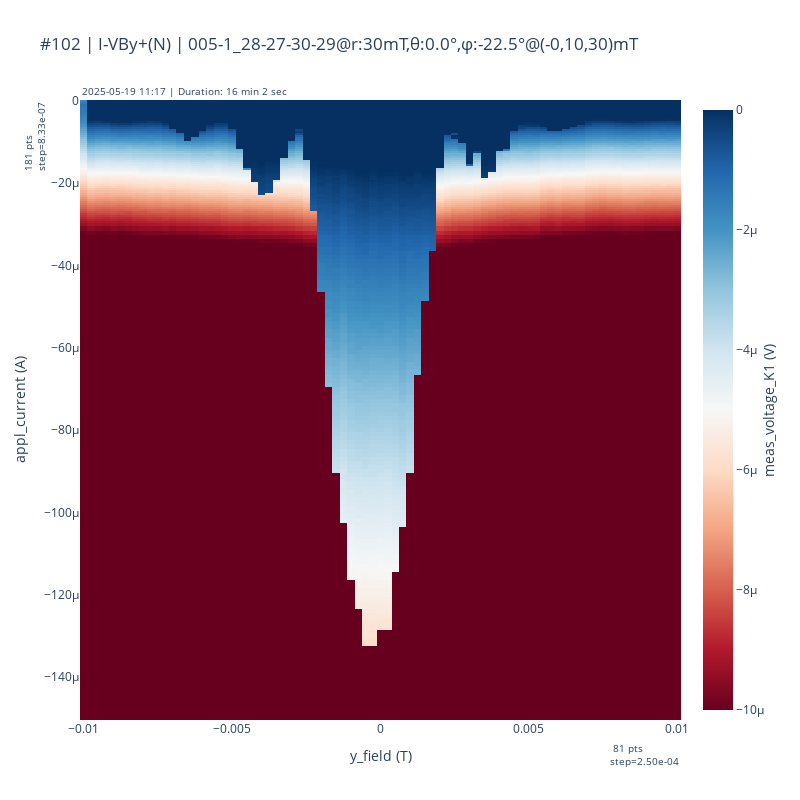
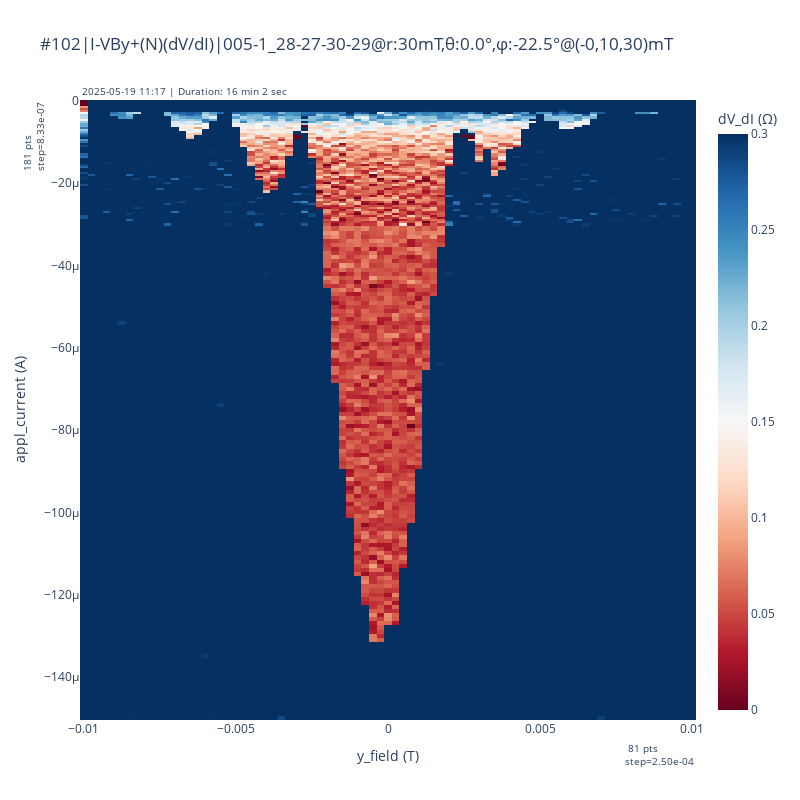
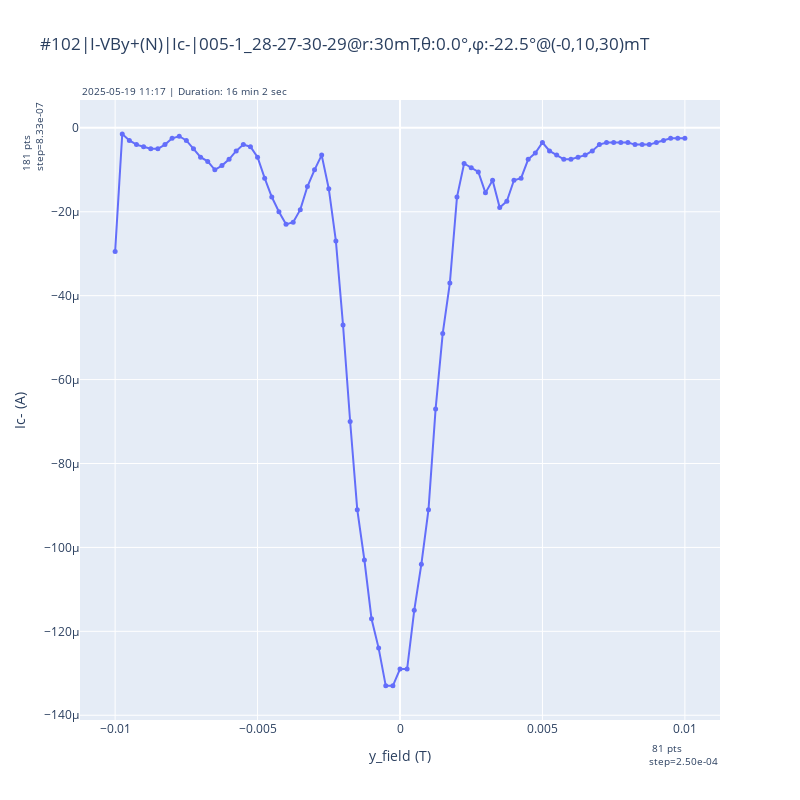

Notebook code cell kept with these figures, in order:
### Code cell
# range=[-0.05e-3, 0.05e-3]
fig1.data[0].update(zmin=-10e-6, zmax=0e-6)
# fig1.update_xaxes(range=range) 
fig1.show()
fig2.data[0].update(zmin=0, zmax=0.3)
# fig2.update_xaxes(range=range)
fig2.show()
# fig3.update_xaxes(range=range) 
# fig3.update_yaxes(range=[122e-6, 134e-6])
fig3.show()

### Figure 1 — Plotly figure (JSON) as saved in the notebook; plotly's stock layout.template omitted (floating-point values rounded to 4 significant figures; data arrays with more than 128 entries replaced by an {"elided": "..."} marker saying what was removed)
{"data": [{"colorbar": {"title": {"side": "right", "text": "meas_voltage_K1 (V)"}}, "colorscale": [[0, "rgb(103,0,31)"], [0.1, "rgb(178,24,43)"], [0.2, "rgb(214,96,77)"], [0.3, "rgb(244,165,130)"], [0.4, "rgb(253,219,199)"], [0.5, "rgb(247,247,247)"], [0.6, "rgb(209,229,240)"], [0.7, "rgb(146,197,222)"], [0.8, "rgb(67,147,195)"], [0.9, "rgb(33,102,172)"], [1, "rgb(5,48,97)"]], "type": "heatmap", "x": {"elided": "14661 float values"}, "y": {"elided": "14661 float values"}, "z": {"elided": "14661 float values"}, "zmax": 0, "zmin": -1e-05}], "layout": {"annotations": [{"font": {"size": 10}, "showarrow": false, "text": "2025-05-19 11:17 | Duration: 16 min 2 sec", "x": 0, "xanchor": "left", "xref": "paper", "y": 1, "yanchor": "bottom", "yref": "paper"}, {"font": {"size": 10}, "showarrow": false, "text": "81 pts           <br>step=2.50e-04", "x": 1, "xanchor": "right", "xref": "paper", "y": -0.03, "yanchor": "top", "yref": "paper"}, {"font": {"size": 10}, "showarrow": false, "text": "181 pts           <br>step=8.33e-07", "textangle": -90, "x": -0.05, "xanchor": "right", "xref": "paper", "y": 1, "yanchor": "top", "yref": "paper"}], "height": 800, "title": {"text": "#102 | I-VBy+(N) | 005-1_28-27-30-29@r:30mT,θ:0.0°,φ:-22.5°@(-0,10,30)mT"}, "width": 800, "xaxis": {"title": {"text": "y_field (T)"}}, "yaxis": {"title": {"text": "appl_current (A)"}}}}

### Figure 2 — Plotly figure (JSON) as saved in the notebook; plotly's stock layout.template omitted (floating-point values rounded to 4 significant figures; data arrays with more than 128 entries replaced by an {"elided": "..."} marker saying what was removed)
{"data": [{"colorbar": {"title": {"side": "top", "text": "dV_dI (Ω)"}}, "colorscale": [[0, "rgb(103,0,31)"], [0.1, "rgb(178,24,43)"], [0.2, "rgb(214,96,77)"], [0.3, "rgb(244,165,130)"], [0.4, "rgb(253,219,199)"], [0.5, "rgb(247,247,247)"], [0.6, "rgb(209,229,240)"], [0.7, "rgb(146,197,222)"], [0.8, "rgb(67,147,195)"], [0.9, "rgb(33,102,172)"], [1, "rgb(5,48,97)"]], "type": "heatmap", "x": {"elided": "14661 float values"}, "y": {"elided": "14661 float values"}, "z": {"elided": "14661 float values"}, "zmax": 0.3, "zmin": 0}], "layout": {"annotations": [{"font": {"size": 10}, "showarrow": false, "text": "2025-05-19 11:17 | Duration: 16 min 2 sec", "x": 0, "xanchor": "left", "xref": "paper", "y": 1, "yanchor": "bottom", "yref": "paper"}, {"font": {"size": 10}, "showarrow": false, "text": "81 pts           <br>step=2.50e-04", "x": 1, "xanchor": "right", "xref": "paper", "y": -0.03, "yanchor": "top", "yref": "paper"}, {"font": {"size": 10}, "showarrow": false, "text": "181 pts           <br>step=8.33e-07", "textangle": -90, "x": -0.05, "xanchor": "right", "xref": "paper", "y": 1, "yanchor": "top", "yref": "paper"}], "height": 800, "title": {"text": "#102|I-VBy+(N)(dV/dI)|005-1_28-27-30-29@r:30mT,θ:0.0°,φ:-22.5°@(-0,10,30)mT"}, "width": 800, "xaxis": {"title": {"text": "y_field (T)"}}, "yaxis": {"title": {"text": "appl_current (A)"}}}}

### Figure 3 — Plotly figure (JSON) as saved in the notebook; plotly's stock layout.template omitted (floating-point values rounded to 4 significant figures)
{"data": [{"line": {"width": 2}, "marker": {"size": 5}, "mode": "lines+markers", "name": "Ic-", "type": "scatter", "x": [-0.01, -0.00975, -0.0095, -0.00925, -0.009, -0.00875, -0.0085, -0.00825, -0.008, -0.00775, -0.0075, -0.00725, -0.007, -0.00675, -0.0065, -0.00625, -0.006, -0.00575, -0.0055, -0.00525, -0.005, -0.00475, -0.0045, -0.00425, -0.004, -0.00375, -0.0035, -0.00325, -0.003, -0.00275, -0.0025, -0.00225, -0.002, -0.00175, -0.0015, -0.00125, -0.001, -0.00075, -0.0005, -0.00025, 0.0, 0.00025, 0.0005, 0.00075, 0.001, 0.00125, 0.0015, 0.00175, 0.002, 0.00225, 0.0025, 0.00275, 0.003, 0.00325, 0.0035, 0.00375, 0.004, 0.00425, 0.0045, 0.00475, 0.005, 0.00525, 0.0055, 0.00575, 0.006, 0.00625, 0.0065, 0.00675, 0.007, 0.00725, 0.0075, 0.00775, 0.008, 0.00825, 0.0085, 0.00875, 0.009, 0.00925, 0.0095, 0.00975, 0.01], "y": [-2.95e-05, -1.5e-06, -3e-06, -4e-06, -4.5e-06, -5e-06, -5e-06, -4e-06, -2.5e-06, -2e-06, -3e-06, -5e-06, -7e-06, -8e-06, -1e-05, -9e-06, -7.5e-06, -5.5e-06, -4e-06, -4.5e-06, -7e-06, -1.2e-05, -1.65e-05, -2e-05, -2.3e-05, -2.25e-05, -1.95e-05, -1.4e-05, -1e-05, -6.5e-06, -1.45e-05, -2.7e-05, -4.7e-05, -7e-05, -9.1e-05, -0.000103, -0.000117, -0.000124, -0.000133, -0.000133, -0.000129, -0.000129, -0.000115, -0.000104, -9.1e-05, -6.7e-05, -4.9e-05, -3.7e-05, -1.65e-05, -8.5e-06, -9.5e-06, -1.05e-05, -1.55e-05, -1.25e-05, -1.9e-05, -1.75e-05, -1.25e-05, -1.2e-05, -7.5e-06, -6e-06, -3.5e-06, -5.5e-06, -6.5e-06, -7.5e-06, -7.5e-06, -7e-06, -6.5e-06, -5.5e-06, -4e-06, -3.5e-06, -3.5e-06, -3.5e-06, -3.5e-06, -4e-06, -4e-06, -4e-06, -3.5e-06, -3e-06, -2.5e-06, -2.5e-06, -2.5e-06]}], "layout": {"annotations": [{"font": {"size": 10}, "showarrow": false, "text": "2025-05-19 11:17 | Duration: 16 min 2 sec", "x": 0, "xanchor": "left", "xref": "paper", "y": 1, "yanchor": "bottom", "yref": "paper"}, {"font": {"size": 10}, "showarrow": false, "text": "81 pts           <br>step=2.50e-04", "x": 1, "xanchor": "right", "xref": "paper", "y": -0.03, "yanchor": "top", "yref": "paper"}, {"font": {"size": 10}, "showarrow": false, "text": "181 pts           <br>step=8.33e-07", "textangle": -90, "x": -0.05, "xanchor": "right", "xref": "paper", "y": 1, "yanchor": "top", "yref": "paper"}], "height": 800, "title": {"text": "#102|I-VBy+(N)|Ic-|005-1_28-27-30-29@r:30mT,θ:0.0°,φ:-22.5°@(-0,10,30)mT"}, "width": 800, "xaxis": {"title": {"text": "y_field (T)"}}, "yaxis": {"title": {"text": "Ic- (A)"}}}}
